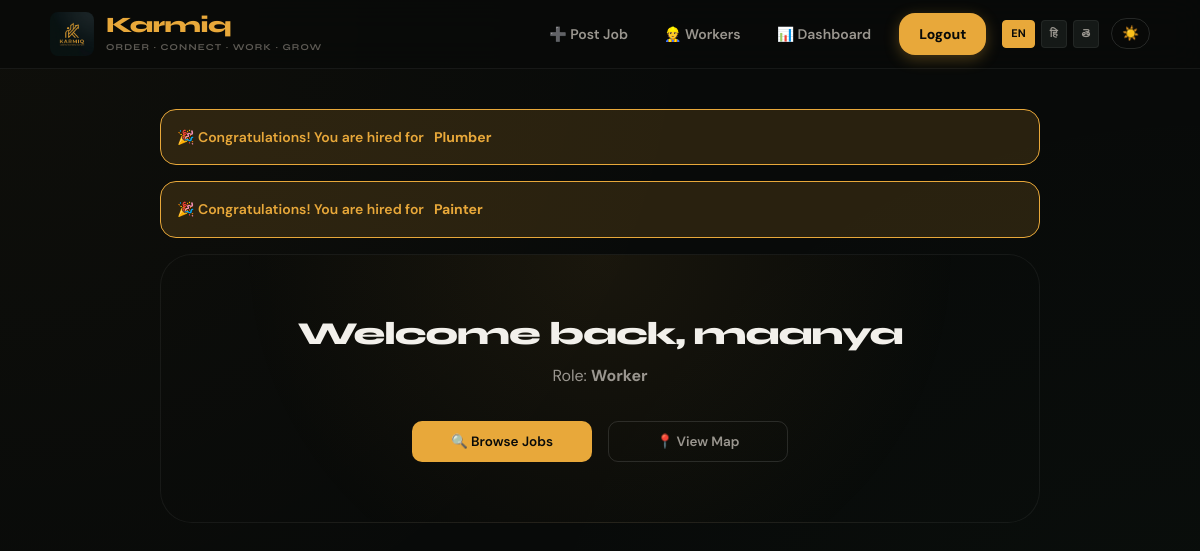
The app's page /home/ (signed in) with its own data.
### jobs/models.py (models this page shows, shortened)
class Application(models.Model):
    job = models.ForeignKey(Job, on_delete=models.CASCADE)
    worker = models.ForeignKey(User, on_delete=models.CASCADE)
    status = models.CharField(max_length=20, default="applied")
    rating = models.IntegerField(null=True, blank=True)
    review = models.TextField(blank=True, null=True)
    contractor_rating = models.IntegerField(null=True, blank=True)
    contractor_review = models.TextField(blank=True, null=True)

class Job(models.Model):
    title = models.CharField(max_length=200)
    salary = models.IntegerField()
    location = models.CharField(max_length=200)
    contractor = models.ForeignKey(User, on_delete=models.CASCADE)
    is_urgent = models.BooleanField(default=False)
    is_completed = models.BooleanField(default=False)
    timing = models.CharField(max_length=100, blank=True, null=True)
    job_date = models.DateField(null=True, blank=True)
    created_at = models.DateTimeField(default=timezone.now)
    image = models.ImageField(upload_to='job_images/', null=True, blank=True)
    max_workers = models.IntegerField(default=1)
    latitude = models.FloatField(null=True, blank=True)
    longitude = models.FloatField(null=True, blank=True)

### users/models.py (models this page shows, shortened)
class User(models.Model):
    ROLE_CHOICES = [
        ('worker', 'Worker'),
        ('contractor', 'Contractor'),
    ]
    LANG_CHOICES = [
        ('en', 'English'),
        ('hi', 'Hindi'),
        ('te', 'Telugu'),
        ('ta', 'Tamil'),
    ]
    name = models.CharField(max_length=100)
    password = models.CharField(max_length=100)
    role = models.CharField(max_length=20, choices=ROLE_CHOICES)
    language = models.CharField(max_length=10, choices=LANG_CHOICES)
    location = models.CharField(max_length=200)
    profile_image = models.ImageField(upload_to='profiles/', null=True, blank=True)
    bio = models.TextField(blank=True, null=True)
    wage = models.IntegerField(null=True, blank=True)
    skills = models.CharField(max_length=200, blank=True)

### users/views.py (the view)
# urls.py: path('home/', views.home, name='home'),
@custom_login_required
def home(request):
    user_id = request.session.get('user_id')
    user = User.objects.get(id=user_id)
    applications = Application.objects.filter(worker=user)
    avg_rating = Application.objects.filter(
        worker=user,
        rating__isnull=False
    ).aggregate(Avg('rating'))['rating__avg']
    notifications_count = Application.objects.filter(
        worker=user,
        status="hired"
    ).count()
    return render(request, 'home.html', {
        'user': user,
        'applications': applications,
        'avg_rating': avg_rating,
        'notifications_count': notifications_count
    })

### vrtp/context_processors.py (called while the page is built, shortened)
def language_context(request):
    lang = 'en'  # default
    user_id = request.session.get('user_id')
    if user_id:
        try:
            user = User.objects.get(id=user_id)
            if user.language in ('en', 'hi', 'te'):
                lang = user.language
        except User.DoesNotExist:
            pass
    qs_lang = request.GET.get('lang')
    if qs_lang in ('en', 'hi', 'te'):
        lang = qs_lang
    translations = get_translations(lang)
    nav_hired_count = 0
    return {
        'T': translations,
        'current_lang': lang,
        'nav_hired_count': nav_hired_count,
    }

### vrtp/translations.py (called while the page is built)
def get_translations(language_code):
    return TRANSLATIONS.get(language_code, TRANSLATIONS['en'])

### templates/home.html (shortened to what this page needs)
{% extends 'base.html' %}
{% block content %}
<div class="main">
  {% if user.role == "worker" %}
    <div id="hired-data">
    {% for app in applications %}
      {% if app.status == "hired" %}
        <div class="alert alert-success hired-job" data-title="{{ app.job.title }}" style="margin-bottom:16px; background:var(--amber-glo); border:1px solid var(--amber); color:var(--amber); padding:16px; border-radius:var(--r-md); font-weight:600;">
          🎉 {{ T.hired_congrats }} <strong>{{ app.job.title }}</strong>
        </div>
      {% endif %}
    {% endfor %}
    </div>
  {% endif %}
  <div class="home-hero" style="text-align:center; padding:60px 20px;">
    <h1 style="font-size:32px;">{{ T.welcome }} <span class="accent">{{ user.name }}</span></h1>
    <p style="font-size:16px; color:var(--t2); margin-top:8px;">
      {{ T.role_label }}: <strong>{% if user.role == "worker" %}{{ T.worker }}{% else %}{{ T.contractor }}{% endif %}</strong>
    </p>
    <div style="display:flex; justify-content:center; gap:16px; margin-top:32px; flex-wrap:wrap;">
      {% if user.role == "worker" %}
        <a href="/jobs/" class="btn btn-primary" style="min-width:180px;">🔍 {{ T.view_jobs }}</a>
        <a href="/map/"  class="btn btn-ghost" style="min-width:180px;">📍 {{ T.view_map }}</a>
      {% else %}
        <a href="/post-job/" class="btn btn-primary" style="min-width:180px;">➕ {{ T.post_job }}</a>
        <a href="/dashboard/" class="btn btn-ghost" style="min-width:180px;">📊 {{ T.view_dashboard }}</a>
      {% endif %}
    </div>
  </div>
</div>
{% endblock %}

### templates/static/css/style.css (style rules this page uses)
:root { --bg: #080a09; --bg2: #0e1110; --surface: #151917; --surface2: #1e2421; --border: rgba(255, 255, 255, 0.06); --border2: rgba(255, 255, 255, 0.12); --amber: #e8a83a; --amber-d: #c48c2a; --amber-glo: rgba(232, 168, 58, 0.15); --green: #4caf6e; --teal: #3ec1a3; --red: #e05252; --t1: #f2f0eb; --t2: #9a968f; --t3: #5e5b55; --r-sm: 10px; --r-md: 16px; --r-lg: 24px; --r-xl: 32px; --shadow: 0 4px 20px rgba(0, 0, 0, 0.6), 0 12px 40px rgba(0, 0, 0, 0.4); --glass: backdrop-filter: blur(12px) saturate(180%); --fd: 'Syne', sans-serif; --fb: 'DM Sans', sans-serif; --transition: all 0.3s cubic-bezier(0.4, 0, 0.2, 1); }
*, *::before, *::after { box-sizing: border-box; margin: 0; padding: 0 }
html { scroll-behavior: smooth }
body { font-family: var(--fb); background: var(--bg); background-image: radial-gradient(circle at 0% 0%, rgba(232, 168, 58, 0.03) 0%, transparent 50%), radial-gradient(circle at 100% 100%, rgba(76, 175, 110, 0.03) 0%, transparent 50%); color: var(--t1); min-height: 100vh; line-height: 1.6; -webkit-font-smoothing: antialiased; overflow-x: hidden; }
.main { animation: pageFadeIn 0.5s cubic-bezier(0.4, 0, 0.2, 1) forwards; }
.main { animation: fadeIn 0.6s ease-out forwards; }
.main { flex: 1; max-width: 920px; width: 100%; margin: 0 auto; padding: 40px 20px 80px }
.home-hero { text-align: center; padding: 80px 20px; background: radial-gradient(circle at top center, rgba(232, 168, 58, 0.08) 0%, transparent 70%); border-radius: var(--r-xl); margin-bottom: 40px; border: 1px solid var(--border); }
.home-hero h1 { font-family: var(--fd); font-size: clamp(32px, 6vw, 54px); font-weight: 800; margin-bottom: 16px; line-height: 1.1; }
.home-hero p { font-size: 18px; color: var(--t2); max-width: 600px; margin: 0 auto 32px; }
.btn { display: inline-flex; align-items: center; justify-content: center; gap: 8px; padding: 12px 24px; border-radius: var(--r-md); font-weight: 700; text-decoration: none; font-size: 14px; transition: var(--transition); cursor: pointer; border: 1px solid transparent; }
.btn-primary { background: var(--amber); color: var(--bg); }
.btn-ghost { background: var(--surface2); color: var(--t1); border-color: var(--border2); }
.btn { display: inline-flex; align-items: center; gap: 6px; justify-content: center; font-family: var(--fb); font-size: 13.5px; font-weight: 600; padding: 9px 18px; border-radius: var(--r-sm); border: none; cursor: pointer; text-decoration: none; transition: all .18s; white-space: nowrap }
.btn-primary { background: var(--amber); color: var(--bg) }
.btn-ghost { background: transparent; color: var(--t2); border: 1px solid var(--border2) }
.alert { border-radius: var(--r-md); padding: 14px 18px; font-size: 14px; display: flex; align-items: center; gap: 10px }
.alert-success { background: rgba(76, 175, 110, .12); border: 1px solid rgba(76, 175, 110, .25); color: var(--green) }
.home-hero { text-align: center; padding: 48px 20px 36px }
.home-hero h1 { font-family: var(--fd); font-size: clamp(26px, 5vw, 42px); font-weight: 800; letter-spacing: -1px; line-height: 1.2; margin-bottom: 10px }
.home-hero p { color: var(--t2); font-size: 15px }

### records on screen
Application: hired_congrats "Congratulations! You are hired for", job "Plumber"
Application: hired_congrats "Congratulations! You are hired for", job "Painter"
User: name "maanya", worker "Worker"

### other values on screen
{{ T.nav_post_job }} "Post Job"
{{ T.nav_dashboard }} "Dashboard"
{{ T.nav_logout }} "Logout"
{{ T.welcome }} "Welcome back,"
{{ T.role_label }} "Role"
{{ T.view_jobs }} "Browse Jobs"
{{ T.view_map }} "View Map"
